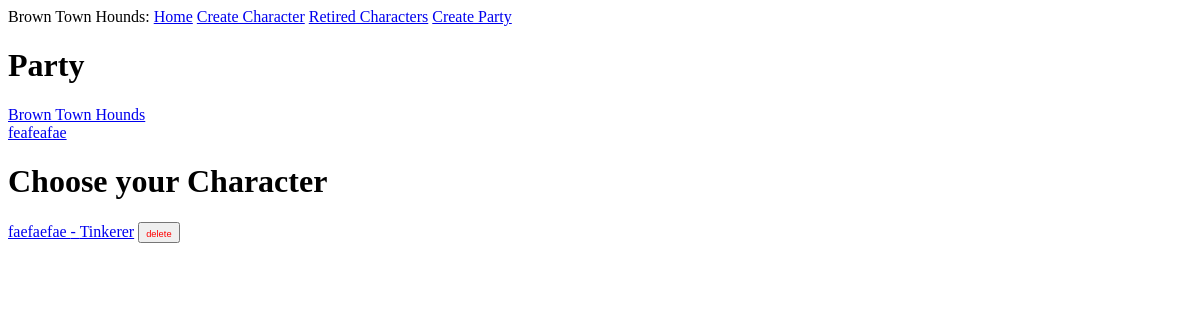
The page /index on the database as committed earlier.
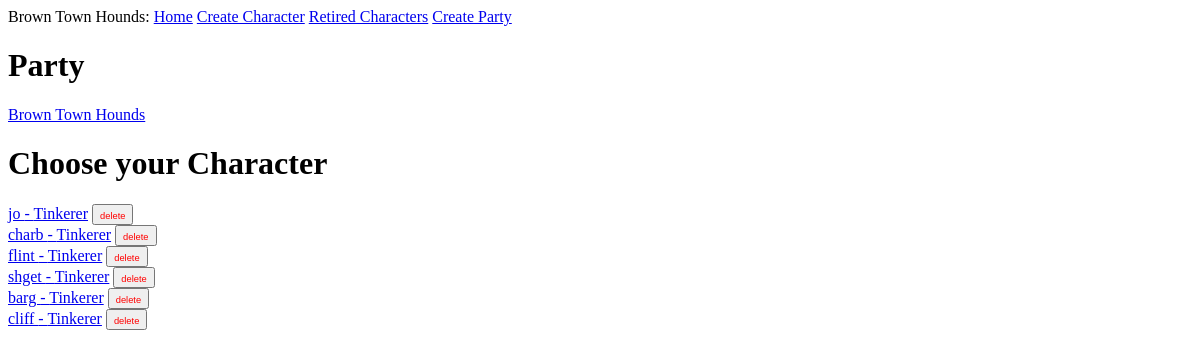
The same page on the database as committed later.
### app/models.py (models this page shows, shortened)
class Party(db.Model):
    id: so.Mapped[int] = so.mapped_column(primary_key=True)
    name: so.Mapped[str] = so.mapped_column(sa.String(64), index=True,
                                                unique=True)
    location: so.Mapped[str] = so.mapped_column(sa.String(64), index=True,
                                                unique=True, nullable=True)
    reputation: so.Mapped[int] = so.mapped_column(sa.Integer, index=True, default=0)
    notes: so.WriteOnlyMapped['PartyNotes'] = so.relationship(back_populates='party', cascade="all, delete", passive_deletes=True)
    achievements: so.WriteOnlyMapped['PartyAchievements'] = so.relationship(back_populates='party', cascade="all, delete", passive_deletes=True)

class Character(db.Model):
    id: so.Mapped[int] = so.mapped_column(primary_key=True)
    name: so.Mapped[str] = so.mapped_column(sa.String(64), index=True,
                                                unique=True)
    level: so.Mapped[int] = so.mapped_column(sa.Integer, index=True, default=1)
    xp: so.Mapped[int] = so.mapped_column(sa.Integer, index=True, default=0)
    gold: so.Mapped[int] = so.mapped_column(sa.Integer, index=True, default=0)
    perk_points: so.Mapped[int] = so.mapped_column(sa.Integer, index=True, default=0)
    class_id: so.Mapped[int] = so.mapped_column(sa.ForeignKey(Class.id),
                                               index=True)
    char_perk: so.Mapped[list["Character_Perk"]] = so.relationship(back_populates='character', cascade="all, delete")
    class_name: so.Mapped[Class] = so.relationship(back_populates='characters')
    notes: so.WriteOnlyMapped['Notes'] = so.relationship(back_populates='character', cascade="all, delete", passive_deletes=True)

class Class(db.Model):
    id: so.Mapped[int] = so.mapped_column(primary_key=True)
    name: so.Mapped[str] = so.mapped_column(sa.String(64), index=True,
                                                unique=True)
    class_perks: so.Mapped[list["Class_Perk"]] = so.relationship(back_populates="class_")
    characters: so.Mapped[list["Character"]] = so.relationship(back_populates='class_name')
    retired_characters: so.Mapped[list["RetiredCharacter"]] = so.relationship(back_populates='class_name')

### app/routes.py (the view, shortened to what this page needs)
@app.route('/')
@app.route('/index', methods=['GET', 'POST'])
def index():
    get_characters = sa.select(Character) #Selecting the Character class to get list of characters from DB
    get_parties = sa.select(Party)
    characters = db.session.scalars(get_characters).all() #storing existing DB entries from Character table
    parties = db.session.scalars(get_parties).all()
    return render_template('index.html', title='Home', characters=characters, parties=parties) #passing this new dictionary ^ to the index.html page. on that page, they will be displayed.

### app/templates/index.html
{% extends "base.html" %}
{% block content %}
    <h1>Party</h1>
    {% for party in parties %}
    <a href="{{ url_for('party', party_name=party.name) }}">{{ party.name }}</a><br>
    {% endfor %}
    <h1>Choose your Character</h1>
    {% for character in characters %}
        <a href="{{ url_for('character', character=character.name) }}">{{ character.name }} - {{ character.class_name.name }}</a>
            <form action="" method="post" style="display:inline;">
                <button type="submit" name="delete_char_id" value="{{ character.id }}"><span style="font-size: 0.7em; color: red; border: none;">delete</span></button>
            </form><br>
    {% endfor %}
{% endblock %}

### app/templates/base.html (shortened to what this page needs)
<!doctype html>
<html>
    <head>
    </head>
    <body>
        <div>
            Brown Town Hounds:
            <a href="{{ url_for('index') }}">Home</a>
            <a href="{{ url_for('register') }}">Create Character</a>
            <a href="{{ url_for('RetiredCharacters') }}">Retired Characters</a>
            <a href="{{ url_for('CreateParty') }}">Create Party</a>
        </div>
        {% block content %}{% endblock %}
    </body>
</html>

Rows that differ between the two databases and show on the page:
removed Party: name "feafeafae"
removed Character: name "faefaefae", class_name.name "Tinkerer", {{ character.id }} 1 (drawn)
added Character: name "jo", class_name.name "Tinkerer", {{ character.id }} 5 (drawn)
added Character: name "charb", class_name.name "Tinkerer", {{ character.id }} 14 (drawn)
added Character: name "flint", class_name.name "Tinkerer", {{ character.id }} 15 (drawn)
added Character: name "shget", class_name.name "Tinkerer", {{ character.id }} 16 (drawn)
added Character: name "barg", class_name.name "Tinkerer", {{ character.id }} 17 (drawn)
added Character: name "cliff", class_name.name "Tinkerer", {{ character.id }} 18 (drawn)
